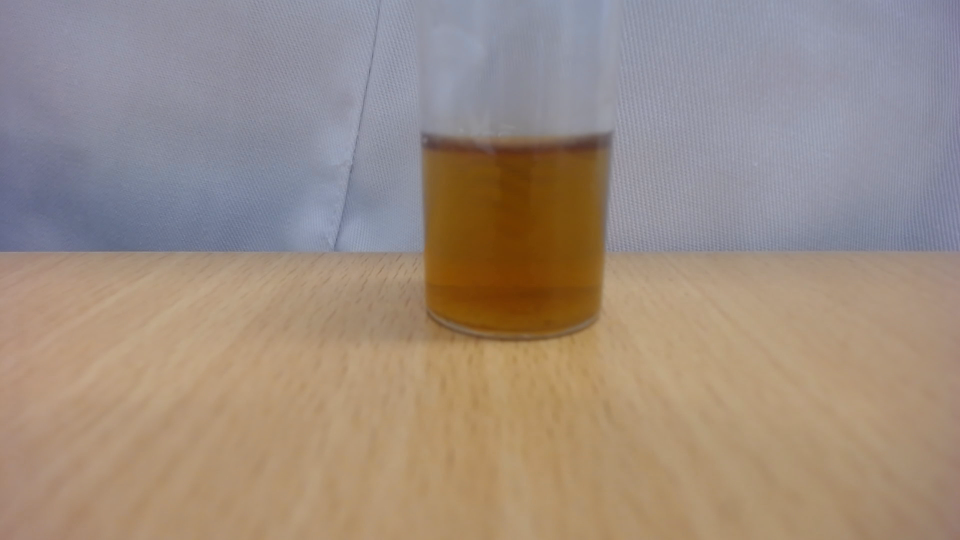
#> input picture skimage/160.jpg, 1920 x 1080 px (shown at 1/2 size)
$ python testing_greyscale.py
#> lines starting #> are read from the running program, lines starting #| are printed output that depends on the picture; after the words box and inside, x2 and y2 are one past the last pixel; in counts of white or black regions, pixels touching at a corner belong together
import cv2
import matplotlib.pyplot as plt

image = cv2.imread('160.jpg')
#> image is the input picture: shape (1080, 1920, 3); mean B, G, R 128.8, 140.7, 156.8
gray = cv2.cvtColor(image, cv2.COLOR_BGR2GRAY)
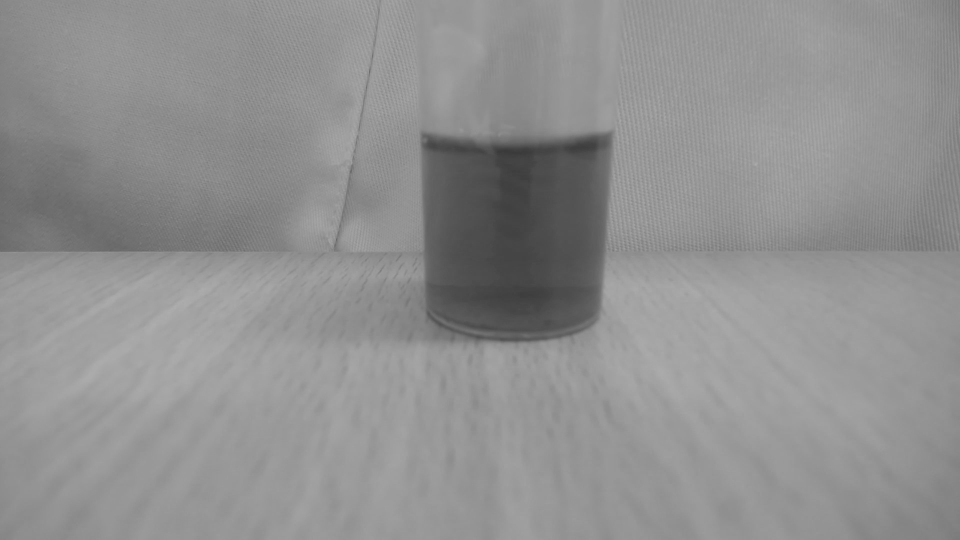
#> gray: shape (1080, 1920) (shown at 1/2 size); min 57, max 173, mean 144.1
ret,thresh = cv2.threshold(gray,127,255,0, cv2.THRESH_BINARY)
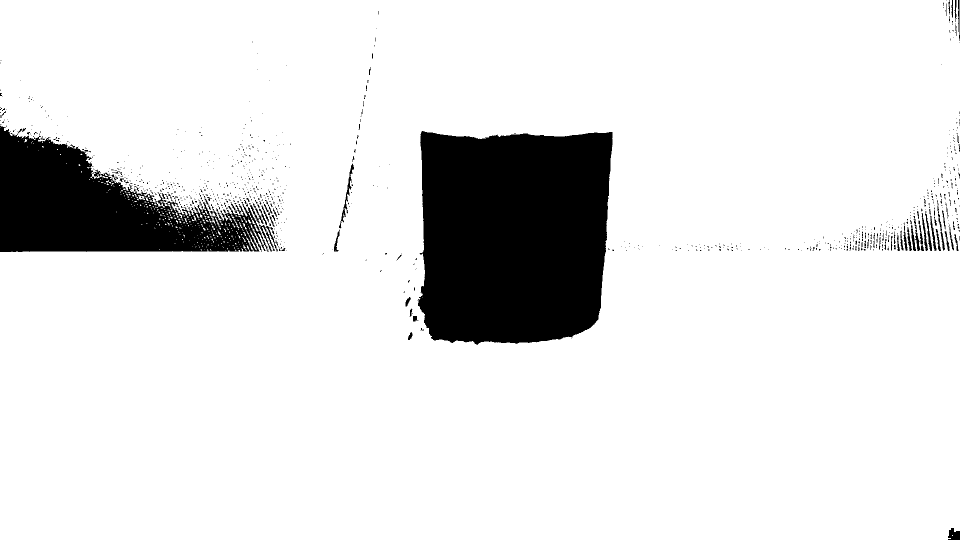
#> thresh: shape (1080, 1920) (shown at 1/2 size); 88.8% white; 935 black regions (847 under 20 px), largest, box (x1, y1, x2, y2) and area: (835, 262, 1225, 690) 149283, (0, 251, 538, 504) 71990, (678, 327, 708, 457) 553

#cv2.imshow('Original image', image)
#cv2.imshow('Gray image', gray)
#cv2.imshow('Threshold image', thresh)

crop_img = thresh[250:700, 795:1250]
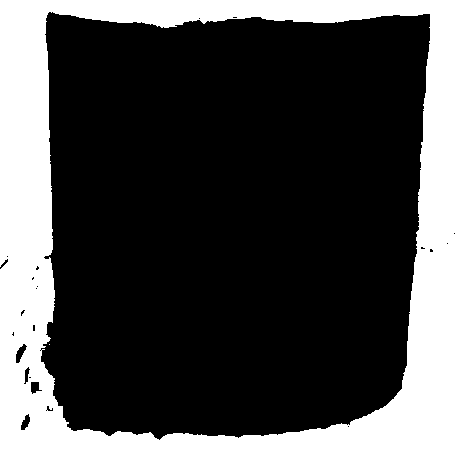
#> crop_img: shape (450, 455); 26.9% white; 2 white regions (1 under 20 px)
#cv2.imshow("cropped", crop_img)
contours, hierarchy = cv2.findContours(thresh, cv2.RETR_TREE, cv2.CHAIN_APPROX_NONE)
#> contours = 1393 contours, 1243 with area under 20; largest, box (x1, y1, x2, y2) and area: (0, 0, 1920, 1080) 1994524, (835, 261, 1226, 691) 150064, (677, 326, 709, 458) 722, (1849, 421, 1865, 503) 367, (1874, 410, 1891, 502) 350
cv2.drawContours(crop_img, contours, -1, (255,255,255), 3)
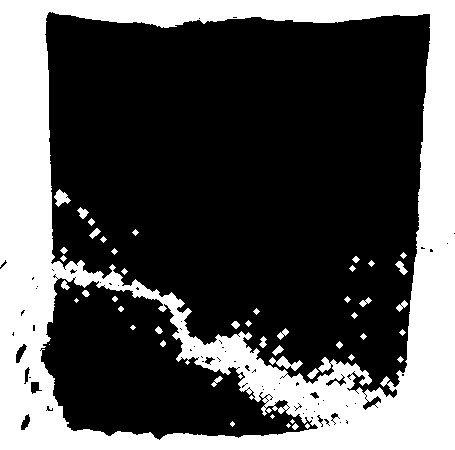
#> crop_img: shape (450, 455); 32.8% white; 49 white regions (8 under 20 px), largest, box (x1, y1, x2, y2) and area: (0, 0, 455, 450) 65209, (269, 356, 303, 371) 210, (54, 189, 71, 207) 160
cv2.imshow("cropped", crop_img)

cv2.waitKey(0)
cv2.destroyAllWindows()
